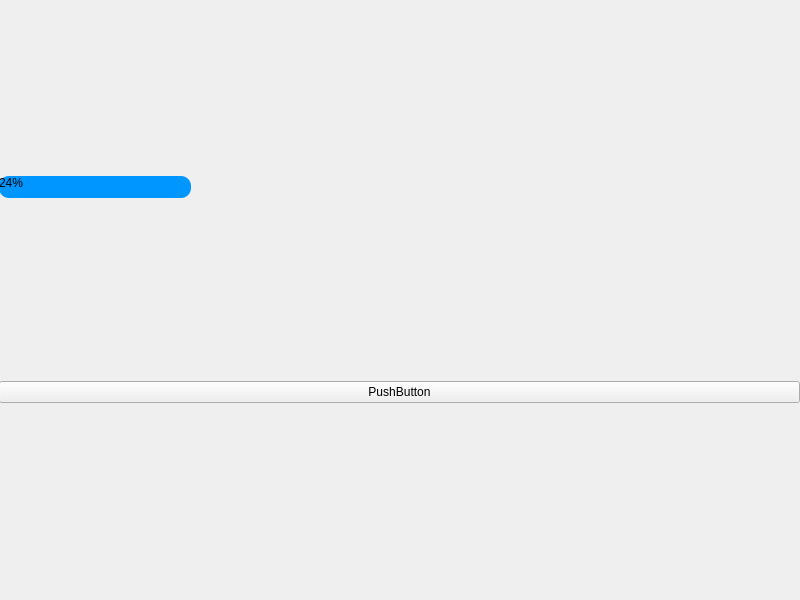
<?xml version="1.0" encoding="UTF-8"?>
<ui version="4.0">
 <class>Form</class>
 <widget class="QMainWindow" name="Form">
  <property name="geometry">
   <rect>
    <x>0</x>
    <y>0</y>
    <width>800</width>
    <height>600</height>
   </rect>
  </property>
  <property name="windowTitle">
   <string>MainWindow</string>
  </property>
  <widget class="QWidget" name="centralwidget">
   <widget class="QWidget" name="gridLayoutWidget">
    <property name="geometry">
     <rect>
      <x>-1</x>
      <y>-1</y>
      <width>801</width>
      <height>581</height>
     </rect>
    </property>
    <layout class="QGridLayout" name="gridLayout">
     <item row="2" column="0">
      <widget class="QPushButton" name="button">
       <property name="text">
        <string>PushButton</string>
       </property>
      </widget>
     </item>
     <item row="1" column="0">
      <widget class="QProgressBar" name="progressBar">
       <property name="styleSheet">
        <string notr="true">QProgressBar{
	border-radius:10px;
	background-color:transparent;
}
QProgressBar::chunk{
	border-radius:10px;
	background-color:#0096FF;
}</string>
       </property>
       <property name="value">
        <number>24</number>
       </property>
      </widget>
     </item>
    </layout>
   </widget>
  </widget>
 </widget>
 <resources/>
 <connections/>
</ui>
